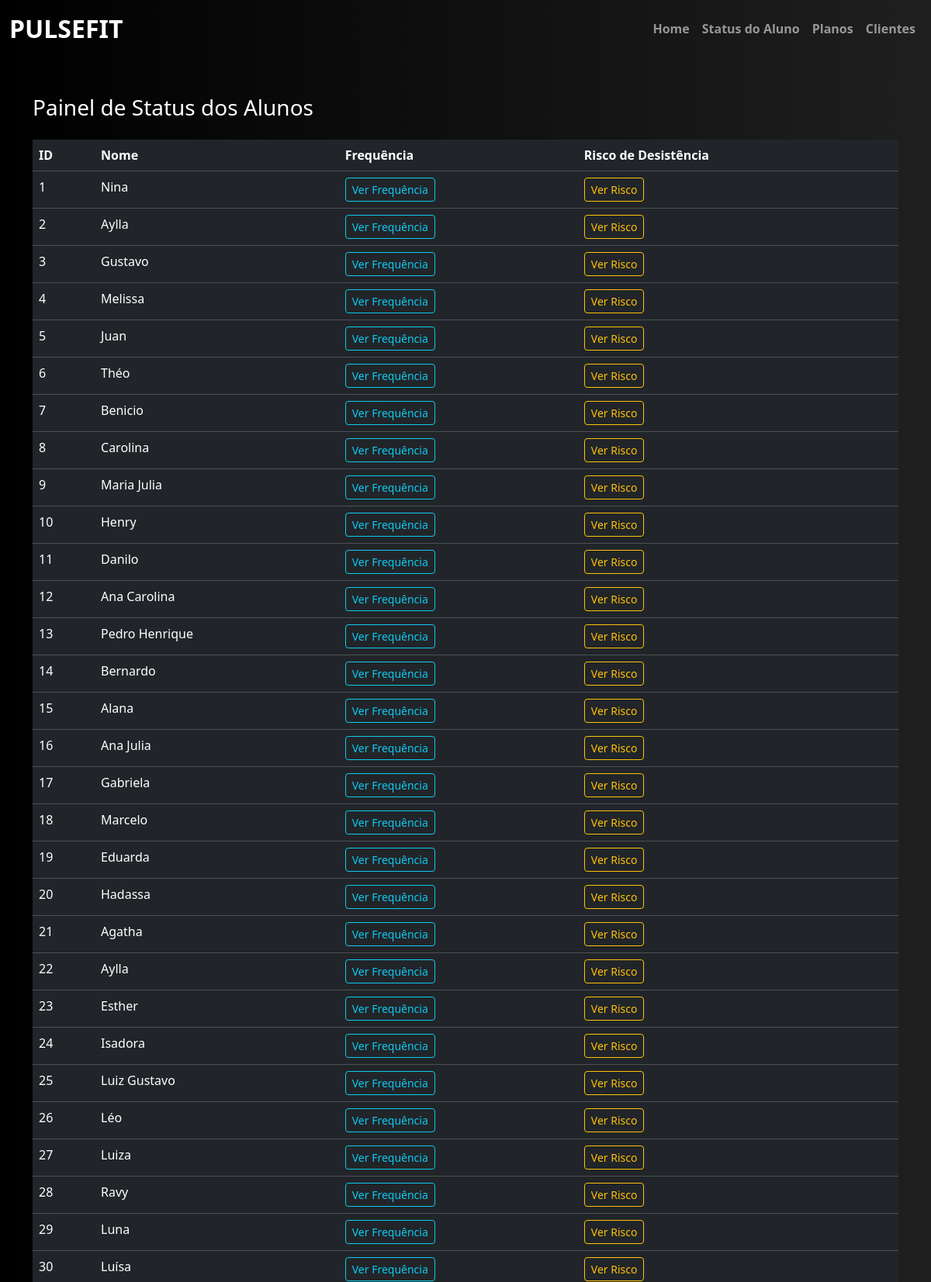
Screenshot of /status_aluno (upper part) with the database file from the repository.
### academia/models.py (models this page shows)
class Cliente(db.Model):
    __tablename__ = "cliente"
    id = db.Column(db.Integer, primary_key=True)
    ativo = db.Column(db.Boolean, default=True, nullable=False)
    dtcadastro = db.Column(db.DateTime, default=datetime.utcnow, nullable=False)
    nome = db.Column(db.String(20), nullable=False)
    sobrenome = db.Column(db.String(50), nullable=False)
    genero = db.Column(db.String(1), nullable=False)
    cpf = db.Column(db.BigInteger, nullable=False, unique=True)
    rg = db.Column(db.BigInteger, nullable=False, unique=True)
    dt_nascimento = db.Column(db.DateTime, nullable=False)
    estado_civil = db.Column(db.String(20), nullable=False)
    email = db.Column(db.String(100), nullable=False, unique=True)
    telefone = db.Column(db.BigInteger, nullable=False)
    rua = db.Column(db.String(100), nullable=False)
    numero = db.Column(db.Integer)
    complemento = db.Column(db.String(100))
    bairro = db.Column(db.String(50), nullable=False)
    cidade = db.Column(db.String(50), nullable=False)
    estado = db.Column(db.String(50), nullable=False)
    plano = db.Column(db.Integer, db.ForeignKey("plano.id",   name="fk_cliente_plano"))

### academia/routes.py (the view)
@app.route('/status_aluno')
def page_status_aluno():
    clientes = Cliente.query.all()
    return render_template("status_aluno.html", alunos=clientes)

### academia/templates/status_aluno.html (shortened to what this page needs)
{% extends 'base.html' %}
{% block conteudo %}
<body style="background: linear-gradient(to right, #000000, #1f1f1f); font-family: 'Segoe UI', sans-serif; color: white;">
    <div class="container mt-5">
        <h3 class="mb-4">Painel de Status dos Alunos</h3>
        <table class="table table-hover table-dark">
            <thead>
                <tr>
                    <th>ID</th>
                    <th>Nome</th>
                    <th>Frequência</th>
                    <th>Risco de Desistência</th>
                </tr>
            </thead>
            <tbody>
                {% for aluno in alunos %}
                <tr>
                    <td>{{ aluno.id }}</td>
                    <td>{{ aluno.nome }}</td>
                    <td>
                        <a class="btn btn-outline-info btn-sm" href="{{ url_for('page_aluno_frequencia', cliente_id=aluno.id) }}">
                            Ver Frequência
                        </a>
                    </td>
                    <td>
                        <a class="btn btn-outline-warning btn-sm" href="{{ url_for('page_aluno_risco_churn', cliente_id=aluno.id)}}">
                            Ver Risco
                        </a>
                    </td>
                </tr>
                {% endfor %}
            </tbody>
        </table>
    </div>
</body>
{% endblock %}

### rows the page displays
Cliente: id "1", nome "Nina"
Cliente: id "2", nome "Aylla"
Cliente: id "3", nome "Gustavo"
Cliente: id "4", nome "Melissa"
Cliente: id "5", nome "Juan"
Cliente: id "6", nome "Théo"
Cliente: id "7", nome "Benicio"
Cliente: id "8", nome "Carolina"
Cliente: id "9", nome "Maria Julia"
Cliente: id "10", nome "Henry"
Cliente: id "11", nome "Danilo"
Cliente: id "12", nome "Ana Carolina"
Cliente: id "13", nome "Pedro Henrique"
Cliente: id "14", nome "Bernardo"
Cliente: id "15", nome "Alana"
Cliente: id "16", nome "Ana Julia"
Cliente: id "17", nome "Gabriela"
Cliente: id "18", nome "Marcelo"
Cliente: id "19", nome "Eduarda"
Cliente: id "20", nome "Hadassa"
Cliente: id "21", nome "Agatha"
Cliente: id "22", nome "Aylla"
Cliente: id "23", nome "Esther"
Cliente: id "24", nome "Isadora"
Cliente: id "25", nome "Luiz Gustavo"
Cliente: id "26", nome "Léo"
Cliente: id "27", nome "Luiza"
Cliente: id "28", nome "Ravy"
Cliente: id "29", nome "Luna"
Cliente: id "30", nome "Luísa"
